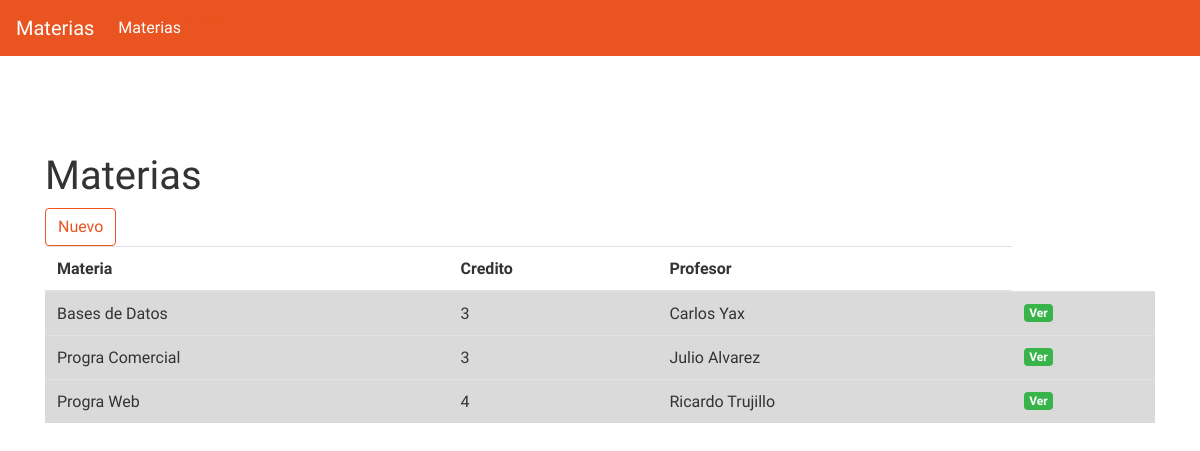
The page /materia/listar/ on the database as committed earlier.
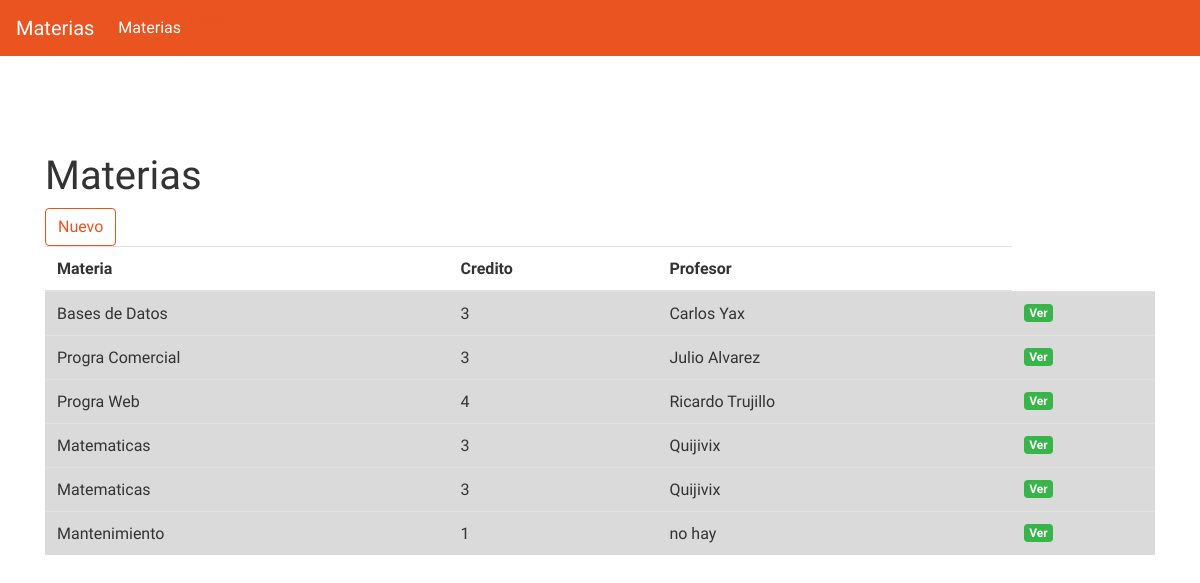
The same page on the database as committed later.
### examen/models.py (models this page shows, shortened)
class Materia(models.Model):
    materia              = models.CharField(max_length=60)
    creditos             = models.IntegerField()
    profesor             = models.CharField(max_length=60)      #Para facilitar la aplicacion use profesor como atributo y no como tabla

### examen/views.py (the view)
# urls.py: url(r'^materia/listar/$', views.listar_materia, name='listar_materia'),
def listar_materia(request):
    materia = Materia.objects.all()
    return render(request, 'examen/listarmaterias.html', {'materia': materia})

### examen/templates/examen/listarmaterias.html
{% extends 'examen/post_list.html' %}
{% block content %}
<br>
<br>
<h1>Materias</h1>
<a  class="btn btn-outline-primary" href="{%url 'crear_materia'%}"> Nuevo </a>
<table class="table table-hover">
    <thead>
      <tr>
        <th scope="col">Materia</th>
        <th scope="col">Credito</th>
        <th scope="col">Profesor</th>
      </tr>
    </thead>
        {% for materias in materia %}
        <tr class="table-active">
            <td>{{ materias.materia }} </td>
            <td>{{ materias.creditos }}</td>
            <td>{{ materias.profesor }}</td>
            <td><a class="badge badge-success" href=""> Ver </a> </td>
          </tr>
        {% endfor %}
</table>
{% endblock %}

Rows that differ between the two databases and show on the page:
added Materia: materia "Matematicas", creditos "3", profesor "Quijivix"
added Materia: materia "Matematicas", creditos "3", profesor "Quijivix"
added Materia: materia "Mantenimiento", creditos "1", profesor "no hay"
